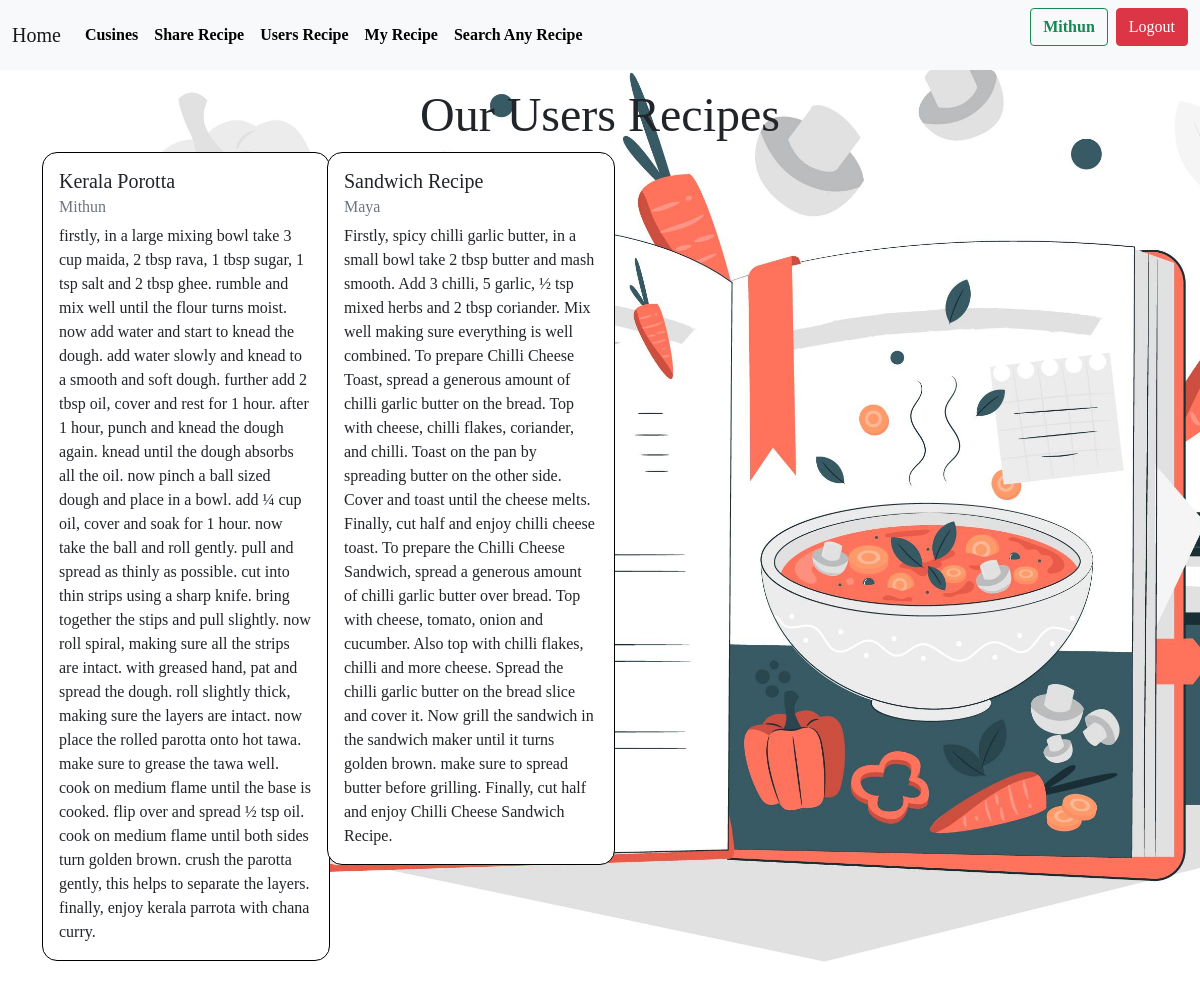
The page /users_recipe (signed in) on the database its author committed.
### app1/models.py (models this page shows, shortened)
class Recipes(models.Model):
    author=models.ForeignKey(User,on_delete=models.CASCADE)
    food_name=models.CharField(max_length=255)
    recipe=models.TextField()

### app1/views.py (the view)
# urls.py: path('users_recipe',views.users_recipe,name='users_recipe'),
def users_recipe(request):
    users_recipe=Recipes.objects.all()
    return render(request,"user.html",{"users_recipe":users_recipe})

### templates/user.html (shortened to what this page needs)
{% extends 'base.html'  %}
{% load static %}
{% block content %}
    <h1 class="display-5 text-center mt-3">Our Users Recipes</h1>
    <div class="container">
        <div class="row">
            {% for data in users_recipe %}
            <div class="col-12 col-md-3 mb-5">
                <div class="card" style="width: 18rem;">
                    <div class="card-body">
                      <h5 class="card-title">{{data.food_name}}</h5>
                      <h6 class="card-subtitle mb-2 text-muted">{{data.author}}</h6>
                      <p class="card-text">{{data.recipe}}</p>
                    </div>
                  </div>
            </div>
            {% endfor %}
        </div>
    </div>
{% endblock content %}

### templates/base.html (shortened to what this page needs)
{% load static %}
<html lang="en">
<head>
    <link href="https://cdn.jsdelivr.net/npm/bootstrap@5.0.2/dist/css/bootstrap.min.css" rel="stylesheet">
</head>
<body>
    <nav class="navbar navbar-expand-lg navbar-light bg-light ">
        <div class="container-fluid">
          <a class="navbar-brand" href="{% url 'home' %}">Home</a>
          <div class="collapse navbar-collapse" id="navbarSupportedContent">
            <ul class="navbar-nav me-auto mb-2 mb-lg-0 " style="list-style-type: none;">
              <li class="nav-item">
                <a class="nav-link" href="{% url 'indian_dish' %}" style="color: black;"><strong>Cusines</strong></a>
              </li>
              <li class="nav-item">
                <a class="nav-link" href="{% url 'share_recipe' %}" style="color: black;"><strong>Share Recipe</strong></a>
              </li>
              <li class="nav-item">
                <a class="nav-link" href="{% url 'users_recipe' %}" style="color: black;"><strong>Users Recipe</strong></a>
              </li>
              <li class="nav-item">
                <a class="nav-link" href="{% url 'my_recipe' %}" style="color: black;"><strong>My Recipe</strong></a>
              </li>
              <li class="nav-item">
                <a class="nav-link" href= "{% url 'search' %}" style="color: black;"><strong>Search Any Recipe</strong></a>
              </li>
          </ul>
          {% if request.user.is_authenticated %}
          <ul class="d-flex align-items-center" style="list-style-type: none;">
            <li class="nav-item " style="list-style-type: none;">
                <a class="btn btn-outline-success me-2 text-end " ><strong>{{request.user|capfirst}}</strong></a>
            </li>
            <li class="nav-item ms-auto" style="list-style-type: none;">
                <a class="btn btn-danger" href="{% url 'Logout' %}">Logout</a>
            </li>
            {% else %}
            <li class="nav-item" style="list-style-type: none;">
              <a class="btn btn-danger text-white" href="{% url 'user_auth' %}" style=" color: black;"><strong>Login</strong></a>
            </li>
          </ul>
          {% endif %}
          </div>
        </div>
      </nav>
      {% block content %}
      {% endblock %}
</body>
</html>

### templates/base.html (style rules this page uses)
.navbar-nav { font-family: 'Helvatica'; }

### rows shown on the page
Recipes: food_name "Kerala Porotta", author "Mithun", recipe "firstly, in a large mixing bowl take 3 cup maida, 2 tbsp rava, 1 tbsp sugar, 1 tsp salt and 2 tbsp ghee. rumble and mix well until the flour turns moist. now add water and start to knead the dough. add water slowly and knead to a smooth and soft dough. further add 2 tbsp oil, cover and rest for 1 hour. after 1 hour, punch and knead the dough again. knead until the dough absorbs all the oil. now pinch a ball sized dough and place in a bowl. add ¼ cup oil, cover and soak for 1 hour. now take the ball and roll gently. pull and spread as thinly as possible. cut into thin strips using a sharp knife. bring together the stips and pull slightly. now roll spiral, making sure all the strips are…"
Recipes: food_name "Sandwich Recipe", author "Maya", recipe "Firstly, spicy chilli garlic butter, in a small bowl take 2 tbsp butter and mash smooth. Add 3 chilli, 5 garlic, ½ tsp mixed herbs and 2 tbsp coriander. Mix well making sure everything is well combined. To prepare Chilli Cheese Toast, spread a generous amount of chilli garlic butter on the bread. Top with cheese, chilli flakes, coriander, and chilli. Toast on the pan by spreading butter on the other side. Cover and toast until the cheese melts. Finally, cut half and enjoy chilli cheese toast. To prepare the Chilli Cheese Sandwich, spread a generous amount of chilli garlic butter over bread. Top with cheese, tomato, onion and cucumber. Also top with chilli flakes, chilli and more cheese.…"

### other values the page prints
{{ request.user|capfirst }} "Mithun"
